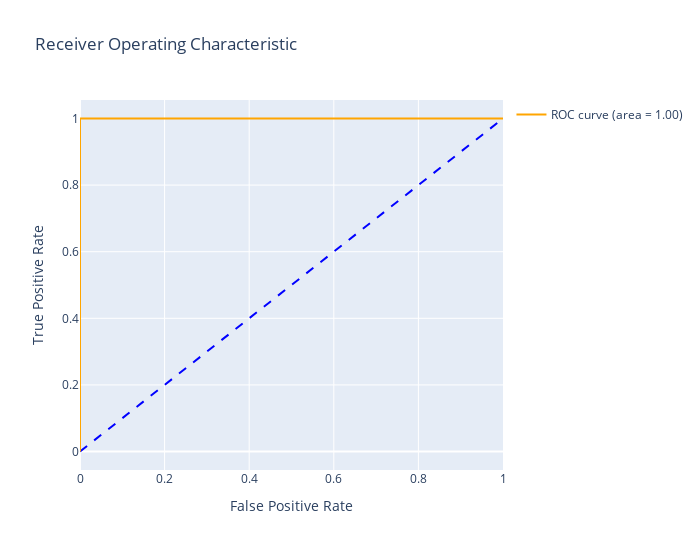

Write notebook code for a chart like this one.
### Code cell
plot_roc_curve(fpr, tpr, thresholds , roc_auc)

### Figure 1 — Plotly figure (JSON) as saved in the notebook; plotly's stock layout.template omitted (floating-point values rounded to 4 significant figures)
{"data": [{"line": {"color": "blue", "dash": "dash", "width": 2}, "mode": "lines", "name": "Reference", "showlegend": false, "type": "scatter", "x": [0, 1], "y": [0, 1]}, {"hoverinfo": "text", "hovertext": ["Threshold: 7.8840", "Threshold: 6.8840", "Threshold: 1.7947", "Threshold: 0.8295", "Threshold: 0.8295", "Threshold: 0.7915", "Threshold: 0.7915", "Threshold: 0.7346", "Threshold: 0.7343", "Threshold: 0.6932", "Threshold: 0.6932", "Threshold: 0.6868", "Threshold: 0.6868", "Threshold: 0.6535", "Threshold: 0.6535", "Threshold: 0.6477", "Threshold: 0.6477", "Threshold: 0.6441", "Threshold: 0.6441", "Threshold: 0.5401", "Threshold: 0.5400", "Threshold: 0.4785"], "line": {"color": "orange", "width": 2}, "mode": "lines", "name": "ROC curve (area = 1.00)", "type": "scatter", "x": [0, 0, 0, 0.03844, 0.03866, 0.1269, 0.1271, 0.3125, 0.3128, 0.4518, 0.452, 0.4745, 0.4748, 0.6113, 0.6115, 0.6513, 0.6515, 0.6791, 0.6793, 0.9141, 0.9143, 1], "y": [0, 0.001055, 1, 1, 1, 1, 1, 1, 1, 1, 1, 1, 1, 1, 1, 1, 1, 1, 1, 1, 1, 1]}], "layout": {"height": 550, "title": {"text": "Receiver Operating Characteristic"}, "width": 700, "xaxis": {"title": {"text": "False Positive Rate"}}, "yaxis": {"title": {"text": "True Positive Rate"}}}}
